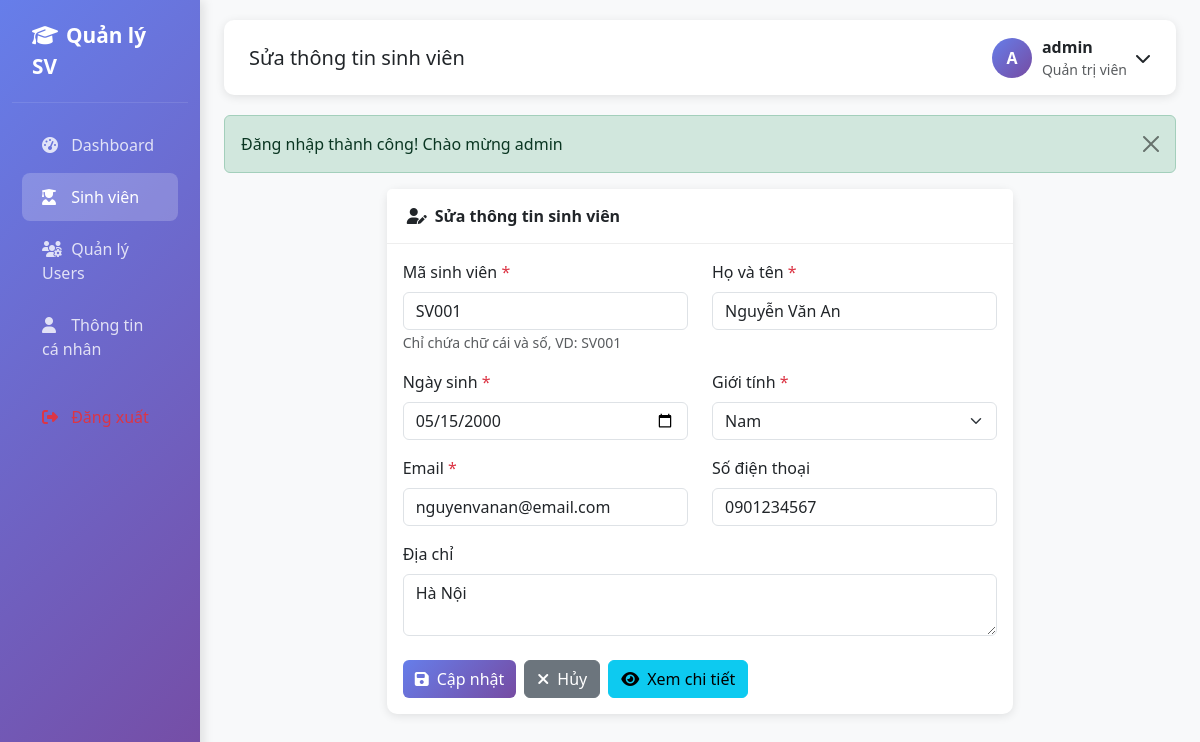
The page /students/edit.php?id=1 (signed in) on the database its author committed.
### tables this page shows
CREATE TABLE students (
    id INT AUTO_INCREMENT PRIMARY KEY,
    student_code VARCHAR(20) NOT NULL UNIQUE COMMENT 'Mã sinh viên',
    full_name VARCHAR(100) NOT NULL COMMENT 'Họ và tên',
    birthday DATE NOT NULL COMMENT 'Ngày sinh',
    gender ENUM('Nam', 'Nữ', 'Khác') NOT NULL COMMENT 'Giới tính',
    email VARCHAR(100) NOT NULL COMMENT 'Email sinh viên',
    phone VARCHAR(15) COMMENT 'Số điện thoại',
    address TEXT COMMENT 'Địa chỉ',
    user_id INT NOT NULL COMMENT 'ID người tạo',
    created_at TIMESTAMP DEFAULT CURRENT_TIMESTAMP COMMENT 'Thời gian tạo',
    updated_at TIMESTAMP DEFAULT CURRENT_TIMESTAMP ON UPDATE CURRENT_TIMESTAMP COMMENT 'Thời gian cập nhật',
    FOREIGN KEY (user_id) REFERENCES users(id) ON DELETE CASCADE,
    INDEX idx_student_code (student_code),
    INDEX idx_full_name (full_name),
    INDEX idx_user_id (user_id)
);

### config/config.php (called while the page is built, shortened)
<?php
function escape($string) {
    return htmlspecialchars($string, ENT_QUOTES, 'UTF-8');
}
?>

### students/edit.php (the view, shortened to what this page needs)
<?php
require_once '../includes/header.php';
global $pdo;
$id = intval($_GET['id'] ?? 0);
try {
    $stmt = $pdo->prepare("SELECT * FROM students WHERE id = ?");
    $stmt->execute([$id]);
    $student = $stmt->fetch();
} catch (PDOException $e) {
    error_log("Get Student Error: " . $e->getMessage());
    setFlashMessage('error', 'Có lỗi xảy ra.');
    redirect('students/index.php');
}
$errors = [];
$old = $student;
?>
<div class="row justify-content-center">
    <div class="col-lg-8">
        <div class="card">
            <div class="card-header">
                <i class="fas fa-user-edit me-2"></i>Sửa thông tin sinh viên
            </div>
            <div class="card-body">
                <form method="POST" action="" id="editStudentForm" novalidate>
                    <div class="row">
                        <div class="col-md-6 mb-3">
                            <label for="student_code" class="form-label">
                                Mã sinh viên <span class="text-danger">*</span>
                            </label>
                            <input type="text" class="form-control <?= isset($errors['student_code']) ? 'is-invalid' : '' ?>"
                                   id="student_code" name="student_code"
                                   value="<?= escape($old['student_code'] ?? '') ?>"
                                   required pattern="[A-Za-z0-9]+" maxlength="20">
                            <small class="text-muted">Chỉ chứa chữ cái và số, VD: SV001</small>
                        </div>
                        <div class="col-md-6 mb-3">
                            <label for="full_name" class="form-label">
                                Họ và tên <span class="text-danger">*</span>
                            </label>
                            <input type="text" class="form-control <?= isset($errors['full_name']) ? 'is-invalid' : '' ?>"
                                   id="full_name" name="full_name"
                                   value="<?= escape($old['full_name'] ?? '') ?>"
                                   required maxlength="100">
                        </div>
                    </div>
                    <div class="row">
                        <div class="col-md-6 mb-3">
                            <label for="birthday" class="form-label">
                                Ngày sinh <span class="text-danger">*</span>
                            </label>
                            <input type="date" class="form-control <?= isset($errors['birthday']) ? 'is-invalid' : '' ?>"
                                   id="birthday" name="birthday"
                                   value="<?= escape($old['birthday'] ?? '') ?>"
                                   required max="<?= date('Y-m-d') ?>">
                        </div>
                        <div class="col-md-6 mb-3">
                            <label for="gender" class="form-label">
                                Giới tính <span class="text-danger">*</span>
                            </label>
                            <select class="form-select <?= isset($errors['gender']) ? 'is-invalid' : '' ?>"
                                    id="gender" name="gender" required>
                                <option value="Nam" <?= ($old['gender'] ?? '') === 'Nam' ? 'selected' : '' ?>>Nam</option>
                            </select>
                        </div>
                    </div>
                    <div class="row">
                        <div class="col-md-6 mb-3">
                            <label for="email" class="form-label">
                                Email <span class="text-danger">*</span>
                            </label>
                            <input type="email" class="form-control <?= isset($errors['email']) ? 'is-invalid' : '' ?>"
                                   id="email" name="email"
                                   value="<?= escape($old['email'] ?? '') ?>" required>
                        </div>
                        <div class="col-md-6 mb-3">
                            <label for="phone" class="form-label">Số điện thoại</label>
                            <input type="tel" class="form-control <?= isset($errors['phone']) ? 'is-invalid' : '' ?>"
                                   id="phone" name="phone"
                                   value="<?= escape($old['phone'] ?? '') ?>"
                                   placeholder="VD: 0901234567">
                        </div>
                    </div>
                    <div class="mb-4">
                        <label for="address" class="form-label">Địa chỉ</label>
                        <textarea class="form-control" id="address" name="address" rows="2"><?= escape($old['address'] ?? '') ?></textarea>
                    </div>
                    <div class="d-flex gap-2">
                        <button type="submit" class="btn btn-primary">
                            <i class="fas fa-save me-2"></i>Cập nhật
                        </button>
                        <a href="index.php" class="btn btn-secondary">
                            <i class="fas fa-times me-2"></i>Hủy
                        </a>
                        <a href="view.php?id=<?= $id ?>" class="btn btn-info">
                            <i class="fas fa-eye me-2"></i>Xem chi tiết
                        </a>
                    </div>
                </form>
            </div>
        </div>
    </div>
</div>
<?php require_once '../includes/footer.php'; ?>

### includes/header.php (style rules this page uses)
:root { --primary-gradient: linear-gradient(135deg, #667eea 0%, #764ba2 100%); }
body { background-color: #f8f9fa; min-height: 100vh; }
.card { border: none; box-shadow: 0 2px 10px rgba(0,0,0,0.1); border-radius: 10px; }
.card-header { background: white; border-bottom: 1px solid #eee; font-weight: 600; padding: 15px 20px; }
.btn-primary { background: linear-gradient(135deg, #667eea 0%, #764ba2 100%); border: none; }

### rows shown on the page
students: student_code "SV001", full_name "Nguyễn Văn An", birthday "05/15/2000", gender "Nam", email "nguyenvanan@email.com", phone "0901234567", address "Hà Nội"

### other values the page prints
$pageTitle "Sửa thông tin sinh viên"
substr($_SESSION['username'], 0, 1) "A"
$_SESSION['username'] "admin"
$flash['message'] "Đăng nhập thành công! Chào mừng admin"
